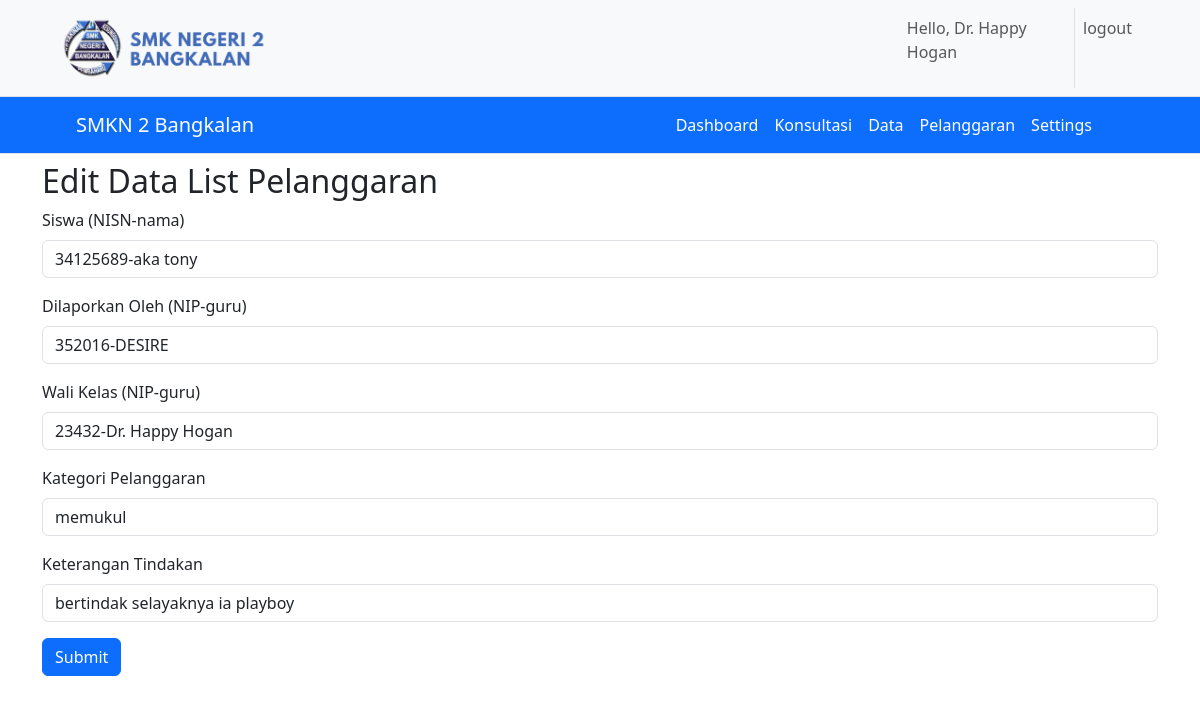
Page /admin/editPelanggaranlp.php?lp=1 (signed in) on the committed database.
### tables this page shows
CREATE TABLE `settings` (
  `id` int(11) NOT NULL,
  `nama_website` varchar(256) NOT NULL,
  `total_poin` int(11) NOT NULL
);

CREATE TABLE `list_pelanggaran` (
  `id` int(11) NOT NULL,
  `nisn_siswa` varchar(64) NOT NULL,
  `dilaporkan_oleh` varchar(64) NOT NULL,
  `wali_kelas` varchar(64) NOT NULL,
  `kategori_pelanggaran` varchar(256) NOT NULL,
  `keterangan_tindakan` varchar(256) NOT NULL
);

CREATE TABLE `siswa` (
  `nisn` varchar(64) NOT NULL,
  `nama` varchar(256) NOT NULL,
  `email` varchar(256) NOT NULL,
  `kelas_siswa` varchar(64) NOT NULL,
  `jurusan` varchar(64) NOT NULL,
  `orang_tua` varchar(256) NOT NULL,
  `alamat` varchar(256) NOT NULL,
  `kontak` varchar(32) NOT NULL
);

CREATE TABLE `guru` (
  `nip` varchar(64) NOT NULL,
  `nama` varchar(256) NOT NULL,
  `email` varchar(256) NOT NULL,
  `level` varchar(64) NOT NULL
);

CREATE TABLE `kategori_pelanggaran` (
  `nama_pelanggaran` varchar(256) NOT NULL,
  `poin` int(11) NOT NULL
);

### admin/editPelanggaranlp.php (the view, shortened to what this page needs)
<?php
include "../koneksi.php";
if ($_GET["lp"]) {
  $stmt = $con_pdo->prepare("SELECT * FROM list_pelanggaran WHERE id = :id");
  $stmt->bindValue(":id", $_GET['lp']);
  $stmt->execute();
  foreach ($stmt as $key => $value) {
  }
}
?>
<!DOCTYPE html>
<html lang="en">
<head>
</head>
<body>
    <?php include "../navbar.php" ?>
    <div class="container mb-5">
        <div class="row">
            <div class="col">
    <h2 class="my-2">Edit Data List Pelanggaran</h2>
<form action="editPelanggaranlp.php" method="post">
  <div class="mb-3">
    <label class="form-label">Siswa (NISN-nama)</label>
    <select name="nisn_siswa" class="form-control" required>
      <?php
        $query = mysqli_query($con_mysqli, "SELECT * FROM siswa");
        while ($rows = mysqli_fetch_array($query)) {?>
        <option value="<?php echo $rows['nisn'] ?>" <?php echo $rows["nisn"] == $value["nisn_siswa"] ? "selected" : ""; ?>><?php echo $rows['nisn'].'-'.$rows['nama'] ?></option>
        <?php
        }
      ?>
    </select>
  </div>
  <div class="mb-3">
    <label class="form-label">Dilaporkan Oleh (NIP-guru)</label>
    <select name="dilaporkan_oleh" class="form-control" required>
      <?php
        $query = mysqli_query($con_mysqli, "SELECT * FROM guru");
        while ($rows = mysqli_fetch_array($query)) {?>
        <option value="<?php echo $rows['nip'] ?>" <?php echo $rows["nip"] == $value["dilaporkan_oleh"] ? "selected" : ""; ?>><?php echo $rows['nip'].'-'.$rows['nama'] ?></option>
        <?php
        }
      ?>
    </select>
  </div>
  <div class="mb-3">
    <label class="form-label">Wali Kelas (NIP-guru)</label>
    <select name="wali_kelas" class="form-control" required>
    <?php
        $query = mysqli_query($con_mysqli, "SELECT * FROM guru");
        while ($rows = mysqli_fetch_array($query)) {?>
        <option value="<?php echo $rows['nip'] ?>" <?php echo $rows["nip"] == $value["wali_kelas"] ? "selected" : ""; ?>><?php echo $rows['nip'].'-'.$rows['nama'] ?></option>
        <?php
        }
      ?>
    </select>
  </div>
  <div class="mb-3">
    <label class="form-label">Kategori Pelanggaran</label>
    <select name="kategori_pelanggaran" class="form-control" required>
    <?php
        $query = mysqli_query($con_mysqli, "SELECT * FROM kategori_pelanggaran");
        while ($rows = mysqli_fetch_array($query)) {?>
        <option value="<?php echo $rows['nama_pelanggaran'] ?>" <?php echo $rows["nama_pelanggaran"] == $value["kategori_pelanggaran"] ? "selected" : ""; ?>><?php echo $rows['nama_pelanggaran'] ?></option>
        <?php
        }
      ?>
    </select>
  </div>
  <div class="mb-3">
    <label class="form-label">Keterangan Tindakan</label>
    <input type="text" name="keterangan_tindakan" class="form-control" value="<?php echo $value["keterangan_tindakan"] ?>" required>
  </div>
  <button type="submit" class="btn btn-primary" name="edit">Submit</button>
</form>
            </div>
        </div>
    </div>
</body>
</html>

### navbar.php (shortened to what this page needs)
<?php
include "koneksi.php";
$url = 'http://' . $_SERVER['HTTP_HOST'] . $_SERVER['REQUEST_URI'];
if (strpos($url, "guru") || strpos($url, "admin") || strpos($url, "siswa")) {
  ?>
  <link rel="stylesheet" href="../assets/css/bootstrap.min.css">
  <?php
}
?>
<link rel="stylesheet" href="https://cdn.jsdelivr.net/npm/bootstrap-icons@1.10.3/font/bootstrap-icons.css">
<nav class="navbar navbar-expand-lg bg-light px-5 navbar-light border-bottom d-print-none" style="z-index: 20">
  <div class="container-fluid d-print-none">
    <div class="collapse navbar-collapse d-print-none" id="navbarSupportedContent">
      <ul class="navbar-nav me-auto mb-2 mb-lg-0">
        <img src="/desi/assets/img/header_smkn2bkl.png" alt="smkn 2 bkl" width="25%">
      </ul>
      <ul class="navbar-nav ms-auto">
        <?php
        if (isset($_SESSION["username"])) {
          if (isset($_SESSION["guru"])) {
          ?>
          <li class="nav-item">
              <p class="nav-link">Hello, <?php echo $_SESSION["guru"]["nama"] ?></p>
          </li>
      <li class="nav-item border-start">
          <?php
          }
          elseif (isset($_SESSION["admin"])) {
            ?>
            <li class="nav-item">
                <p class="nav-link">Hello, <?php echo $_SESSION["admin"]["nama"] ?></p>
            </li>
        <li class="nav-item border-start">
            <?php
          }
        }
          if (isset($_SESSION["guru"]) || isset($_SESSION["admin"]) || isset($_SESSION["siswa"])) {
              ?>
              <form action="../logout.php" method="POST">
                <input class="nav-link" type="submit" value="logout" name="logout" onclick="return confirm('Yakin ingin keluar?')">
              </form>
              <?php
          }
          ?>
        </li>
      </ul>
    </div>
  </div>
</nav>
<nav class="navbar sticky-top navbar-dark border-bottom bg-primary navbar-expand-lg mx-6 my-6 px-3 d-print-none" style="z-index: 10">
  <div class="container-fluid mx-5 d-print-none">
    <?php
    $query = "SELECT nama_website FROM settings";
    $result = $con_mysqli->query($query);
    $row = $result->fetch_assoc();
    $nama_web = $row["nama_website"];
    if (isset($_SESSION["guru"])) {
      echo '<a class="navbar-brand fs-5" href="/desi/guru/index.php">'.$nama_web.'</a>';
    }
    elseif (isset($_SESSION["siswa"])) {
      echo '<a class="navbar-brand fs-5" href="/desi/siswa/index.php">'.$nama_web.'</a>';
    }
    elseif (isset($_SESSION["admin"])) {
      echo '<a class="navbar-brand fs-5" href="/desi/admin/index.php">'.$nama_web.'</a>';
    }
    else {
      echo '<a class="navbar-brand fs-5" href="/desi/index.php">'.$nama_web.'</a>';
    }
    ?>
    <div class="collapse navbar-collapse flex-grow-1 text-right mx-4" id="navbarNav">
      <ul class="navbar-nav ms-auto">
        <?php
          if (isset($_SESSION["admin"])) {
            ?>
            <li class="nav-item">
                <a class="nav-link active" href="/desi/admin/index.php">Dashboard</a>
            </li>
              <li class="nav-item">
                  <a class="nav-link active" href="/desi/admin/konsultasi.php">Konsultasi</a>
              </li>
              <li class="nav-item">
                  <a class="nav-link active" href="/desi/admin/data.php">Data</a>
              </li>
              <li class="nav-item">
                  <a class="nav-link active" href="/desi/admin/pelanggaran.php">Pelanggaran</a>
              </li>
              <li class="nav-item">
                  <a class="nav-link active" href="/desi/admin/settings.php">Settings</a>
              </li>
            <?php
          }
        ?>
      </ul>
    </div>
  </div>
</nav>

### rows in the picture
settings: nama_website "SMKN 2 Bangkalan"
list_pelanggaran: nisn_siswa "34125689-aka tony", dilaporkan_oleh "352016-DESIRE", wali_kelas "23432-Dr. Happy Hogan", kategori_pelanggaran "memukul", keterangan_tindakan "bertindak selayaknya ia playboy"

### other values in the picture
$_SESSION["admin"]["nama"] "Dr. Happy Hogan"
